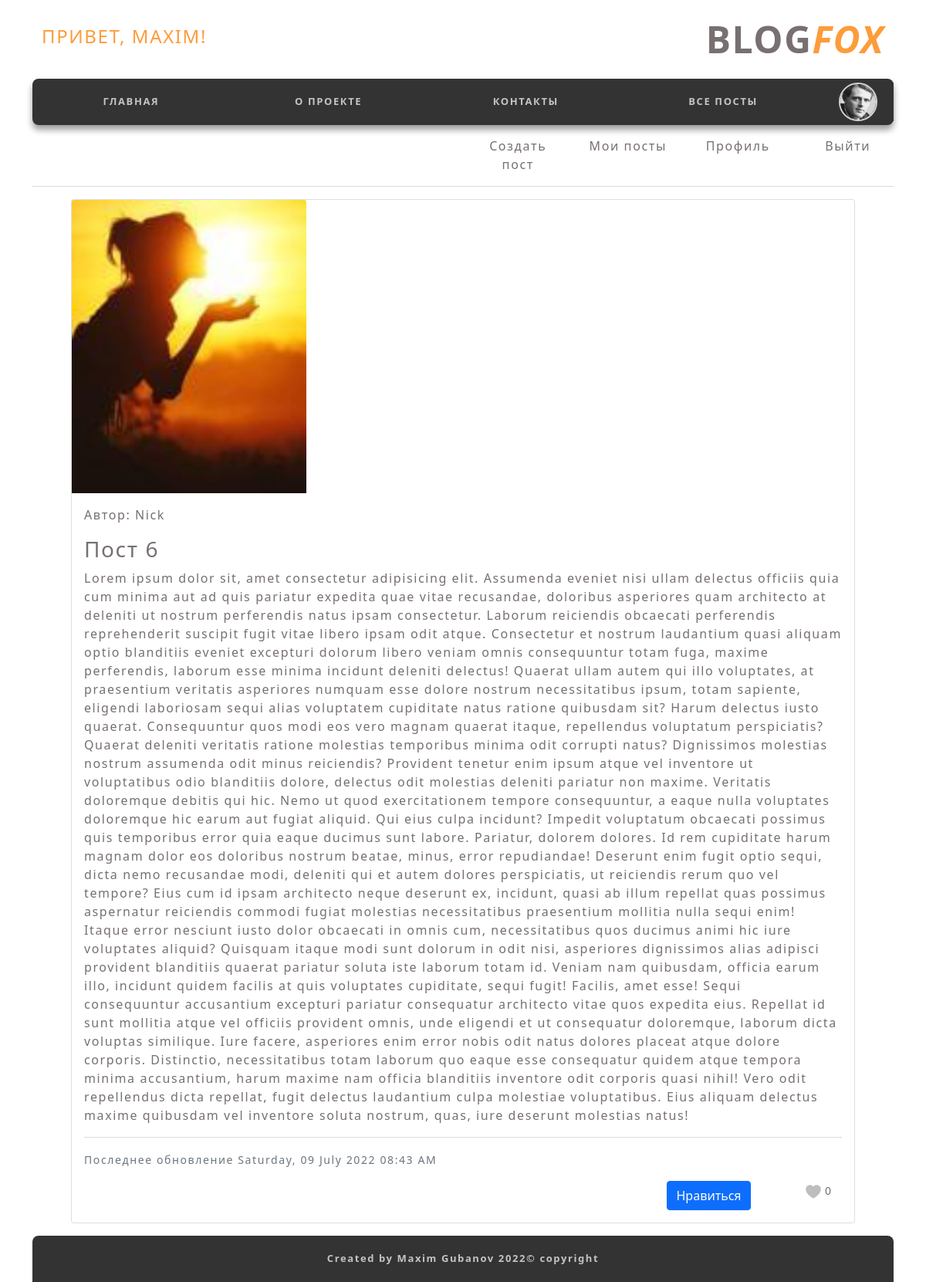
Page /post/6 (signed in) on the committed database.
### flask_Gubanov_project/models.py (models this page shows, shortened)
class User(db.Model, UserMixin):
    id = db.Column(db.Integer, primary_key=True)
    username = db.Column(db.String(20), unique=True, nullable=False)
    email = db.Column(db.String(120), unique=True, nullable=False)
    image_file = db.Column(db.String(20), nullable=False, default='default.png')
    password = db.Column(db.String(60), nullable=False)
    posts = db.relationship('Post', backref='author', lazy=True)

class Post(db.Model):
    id = db.Column(db.Integer, primary_key=True)
    title = db.Column(db.String(100), nullable=False)
    date_posted = db.Column(db.DateTime, nullable=False, default=datetime.utcnow)
    content = db.Column(db.Text, nullable=False)
    user_id = db.Column(db.Integer, db.ForeignKey('user.id'), nullable=False)
    total_likes = db.Column(db.Integer, nullable=True, default=0)
    likes = db.relationship('Like', backref='like')
    post_image = db.Column(db.String(20), nullable=False, default='post_default_img.png')

### flask_Gubanov_project/posts/routes.py (the view)
@posts.route("/post/<int:post_id>")
def post(post_id):
    post = Post.query.get_or_404(post_id)
    return render_template('post.html', title=post.title, post=post)

### flask_Gubanov_project/models.py (called while the page is built)
@login_manager.user_loader
def load_user(user_id):
    return User.query.get(int(user_id))

### flask_Gubanov_project/templates/post.html
{% extends "layout.html" %}
{% block content %}
    <div class="container text-left relative_block" style="width: 1040px;">
        <div class="card mb-3">
            <img src="{{ url_for('static', filename='post_images/' + post.post_image) }}" class="card-img-top" style="width: 30%;" alt="...">
            <div class="card-body">
                <p class="card-text">Автор: <a href="{{ url_for('users.user_posts', username=post.author.username) }}">{{ post.author.username }}</a></p>
                <h3 class="card-title">{{ post.title }}</h3>
                <p class="card-text">{{ post.content }}</p>
                <hr>
                <p class="card-text"><small class="text-muted">Последнее обновление {{ post.date_posted.strftime('%A, %d %B %Y %I:%M %p') }}</small></p>
                <div class="post_btns row justify-content-end">
                    {% if post.author == current_user %}
                        <div class="post_btn col-2 text-center">
                            <a href="{{ url_for('posts.update_post', post_id=post.id) }}" class="btn btn-primary">Редактировать</a>
                        </div>
                        <div class="post_btn col-2 text-center">
                            <form action="{{ url_for('posts.delete_post', post_id=post.id) }}" method="POST">
                              <input class="btn btn-danger" type="submit" value="Delete">
                            </form>
                        </div>
                    {% else %}
                        <div class="post_btn col-2 text-center">
                          <div class="post_btn col-2 text-center">
                            <form action="{{ url_for('posts.like_post', post_id=post.id) }}" method="POST">
                              <input class="btn btn-primary" type="submit" value="Нравиться">
                            </form>
                          </div>
                        </div>
                        <div class="col-1 text-center">
                            <small>
                                <img src="{{ url_for('static', filename='images/like_mini.png') }}" alt="">
                                {{ post.total_likes }}
                            </small>
                        </div>
                    {% endif %}
                </div>
            </div>
        </div>
    </div>
{% endblock content %}

### flask_Gubanov_project/templates/inc-header.html
<header class="header">
        <div class="container">
            <div class="top-block block row justify-content-between text-uppercase">
                <div class="top-block_logo col text-left">
                    {% if current_user.is_authenticated %}
                        <h4>Привет, {{ current_user.username }}!</h4>
                    {% else %}
                        <h4>Здравствуй, гость!</h4>
                    {% endif %}
                </div>
                <div class="top-block_mobile-contact col">blog<span>fox</span></div>
            </div>
            <nav class="navigator">
                <div class="nav_items block bg row text-uppercase">
                    <div class="nav_item col"><a href="{{ url_for('main.home') }}" class="nav_link"><span>главная</span></a></div>
                    <div class="nav_item col"><a href="#" class="nav_link"><span>о проекте</span></a></div>
                    <div class="nav_item col"><a href="#" class="nav_link"><span>контакты</span></a></div>
                        {% if current_user.is_authenticated %}
                            <div class="nav_item col"><a href="{{ url_for('posts.allpost') }}" class="nav_link"><span>все посты</span></a></div>
                            <div class="nav_item col-1">
                                <a href="{{ url_for('posts.allpost') }}" class="nav_link">
                                    <img class="rounded-circle account-img" style="width: 50px; height: 50px; border: 2px solid rgb(210, 210, 210);" src="{{ url_for('static', filename='profile_pics/' + current_user.image_file)}}" alt="">
                                </a>
                            </div>
                        {% else %}
                            <div class="nav_item col"><a href="{{ url_for('users.register') }}" class="nav_link" id="linkReg_"><span>регистрация</span></a></div>
                            <div class="nav_item col"><a href="{{ url_for('users.login') }}" class="nav_link"><span>войти</span></a></div>
                        {% endif %}
                </div>
                    {% if current_user.is_authenticated %}
                        <div class="nav_manage_user_post row justify-content-between text-center">
                            <div class="col-md-6"></div>
                            <div class="manage_item col"><a href="{{ url_for('posts.new_post') }}" class="nav_link"><span>Создать пост</span></a></div>
                            <div class="manage_item col"><a href="{{ url_for('users.user_posts', username=current_user.username) }}" class="nav_link"><span>Мои посты</span></a></div>
                            <div class="manage_item col"><a href="{{ url_for('users.account') }}" class="nav_link"><span>Профиль</span></a></div>
                            <div class="manage_item col"><a href="{{ url_for('users.logout') }}" class="nav_link"><span>Выйти</span></a></div>
                        </div>
                        <hr>
                    {% endif %}
            </nav>
        </div>
</header>

### flask_Gubanov_project/templates/inc-general-style.html (style rules this page uses)
a { text-decoration: none; color: inherit; }
body { letter-spacing: 0.1rem; color: #776f70; }
.block { margin: 15px 0 15px 0; }
.bg { height: 60px; background-color: #333333; display: flex; justify-content: center; align-items: center; font-size: small; font-weight: 600; color: #c4c4c4; }
.top-block { align-items: center; font-size: x-large; font-weight: 600; }
.top-block_logo { color: #fd9c3a; }
.top-block_mobile-contact { text-align: end; font-size: 48px; font-weight: 800; }
.top-block_mobile-contact span { color: #fd9c3a; font-style: italic; }
.nav_items { height: 60px; border-radius: 8px; box-shadow: 0 6px 8px rgba(0, 0, 0, 0.4); }
.nav_item { display: flex; justify-content: center; align-items: center; background-color: #333333; font-size: small; font-weight: 600; }
.nav_item span { color: #c4c4c4; }

### rows in the picture
User: username "MAXIM", image_file (picture)
Post: post_image (picture), title "Пост 6", content "Lorem ipsum dolor sit, amet consectetur adipisicing elit. Assumenda eveniet nisi ullam delectus officiis quia cum minima aut ad quis pariatur expedita quae vitae recusandae, doloribus asperiores quam architecto at deleniti ut nostrum perferendis natus ipsam consectetur. Laborum reiciendis obcaecati perferendis reprehenderit suscipit fugit vitae libero ipsam odit atque. Consectetur et nostrum laudantium quasi aliquam optio blanditiis eveniet excepturi dolorum libero veniam omnis consequuntur totam fuga, maxime perferendis, laborum esse minima incidunt deleniti delectus! Quaerat ullam autem qui illo voluptates, at praesentium veritatis asperiores numquam esse dolore nostrum necessitatibus…", date_posted "Saturday, 09 July 2022 08:43 AM", total_likes "0"
User: author.username "Nick"
